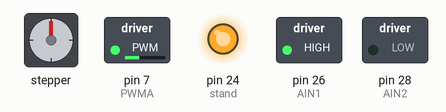
Simulated run of this sketch. Board: Arduino Mega 2560, built with avr-gcc and run on an emulated ATmega2560. Parts: stepper motor, switched loads named in the sketch (green lamp = pin HIGH), output pins drawn as LEDs (lit = HIGH). Wiring (inferred from the names in the program): stepper motor driver (200 steps per turn assumed): step pin 33; direction pin 35; enable pin 31. Pins used as bus, display or sensor lines are not drawn.

Above: at 0.05 s.
At 7.15 s:
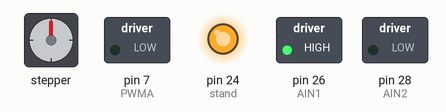
At 10.65 s:
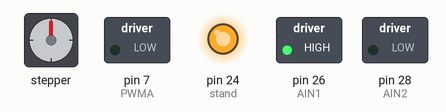
At 14.25 s:
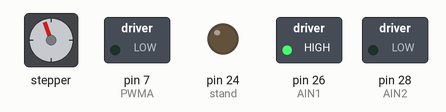
At 21.65 s:
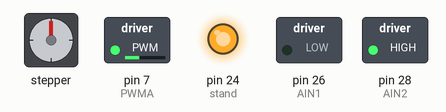
At 28.55 s:
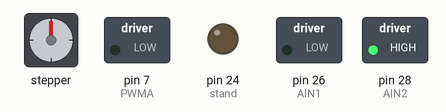
Timing chart, 0 to 37.2 s (numbered marks = the images above):
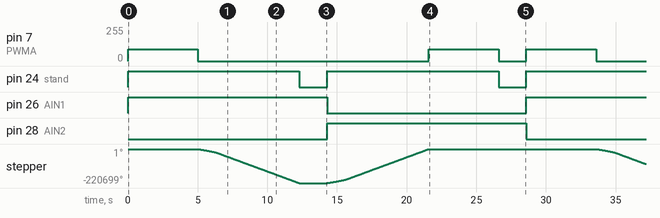

Measured:
- by itself, pin 7 (PWMA): repeats every 28.6 s: 0/255 16.6 s, 90/255 5.0 s, 0/255 2.0 s, 90/255 5.0 s
- by itself, pin 24 (stand): alternates HIGH for 12.3 s and LOW for 2.0 s
- by itself, pin 26 (AIN1), pin 28 (AIN2): alternates HIGH for 14.3 s and LOW for 14.3 s
- by itself, stepper: turns 220699° counter-clockwise in 7.3 s, then 220699° clockwise in 7.3 s, repeating every 28.6 s

The sketch:

obitesting5.ino
```cpp
void setup() {

    //Stepper current doing 3.5 steps --> lower to 1.5

    //Clamp Shell

    // constants
    #define maxStepperSpeed 0.27 // inch/s
    #define minStepperSpeed 150 // inch/s
    #define travelPerStep 0.00015625 // @ full stepping
    #define railTravel 3.193
    #define maxPeriod 75
    #define minPeriod 44

    // Stepper Motor Definitions
    #define motor1_ena 31
    #define motor1_stp 33
    #define motor1_dir 35

    //Actuator Definitons

    #define stand 24
    #define PWMA 7
    #define AIN1 26
    #define AIN2 28

    // Stepper Motor Pin Definitions
    pinMode(motor1_dir, OUTPUT);
    digitalWrite(motor1_dir, LOW);

    pinMode(motor1_stp, OUTPUT);
    digitalWrite(motor1_stp, LOW);

    pinMode(motor1_ena, OUTPUT);
    digitalWrite(motor1_ena, HIGH);

    //Actuator Motor Pin Definitions
    pinMode (stand, OUTPUT);
    digitalWrite(stand, LOW);

    pinMode (PWMA, OUTPUT);
    digitalWrite(PWMA, LOW);

    pinMode (AIN1, OUTPUT);
    digitalWrite(AIN1, LOW);

    pinMode (AIN2, OUTPUT);
    digitalWrite(AIN2, LOW);
}

void loop() {
  Serial1.begin(9600);
  Serial1.println("Motor testing begun");
  Serial1.println("Opening Door");
  movedoor(1);
  delay(2000);
  Serial1.println("Closing Door");
  movedoor(0);
  Serial1.println("Motor Testing Cycle Ended");
  delay(2000);
// 1 is to open
// 0 is to close :D
}

void movedoor(int direction) {

    //More Constants
    unsigned long steps = (railTravel/travelPerStep)*6;
    int period = maxPeriod;                 // set initial speed


    //Opening Obi
    if (direction == 1){

      digitalWrite(motor1_dir, 0);  // Set Direction Outward
      digitalWrite(motor1_ena, LOW); //Enable Motor

      digitalWrite(stand, HIGH); //Enable Actuator
      digitalWrite(AIN1, HIGH);
      digitalWrite(AIN2, LOW);

      //Actuator Movement

      analogWrite (PWMA, 90);
      delay(5000);
      analogWrite (PWMA, 0);

      //Motor Movement

      while(steps > 0)
      {
          digitalWrite(motor1_stp, HIGH);
          delayMicroseconds(2);
          digitalWrite(motor1_stp, LOW);
          delayMicroseconds(period);

          if( steps >= 3200)
          {
              if(period > minPeriod && steps % 400 == 0)       // on the first revolutions
                  period--;           // the period of the pulse is decrease to accelerate
          }
          else if( steps < 200)
          {
              period++;               // increase to decelerate
          }
          else{}
          steps--;
      }
      digitalWrite(motor1_ena, HIGH); //Disable Motor
      digitalWrite(stand, LOW); //Disable Actuator

    }

  //Closing Obi
  else if (direction == 0) {


    digitalWrite(motor1_dir, 1);  // Set Direction Inward
    digitalWrite(motor1_ena, LOW); //Enable Motor

    digitalWrite(stand, HIGH); //Enable Actuator
    digitalWrite(AIN1, LOW);
    digitalWrite(AIN2, HIGH);

    while(steps > 0)
    {
        digitalWrite(motor1_stp, HIGH);
        delayMicroseconds(2);
        digitalWrite(motor1_stp, LOW);
        delayMicroseconds(period);

        if( steps >= 3200)
        {
            if(period > minPeriod && steps % 400 == 0)       // on the first revolutions
                period--;           // the period of the pulse is decrease to accelerate
        }
        else if( steps < 200)
        {
            period++;               // increase to decelerate
        }
        else{}
        steps--;
    }

    //actuator movement

    analogWrite (PWMA, 90);
    delay(5000);
    analogWrite (PWMA, 0);

    digitalWrite(motor1_ena, HIGH); //Disable Motor
    digitalWrite(stand, LOW); //Disable Actuator
  }
}
```
